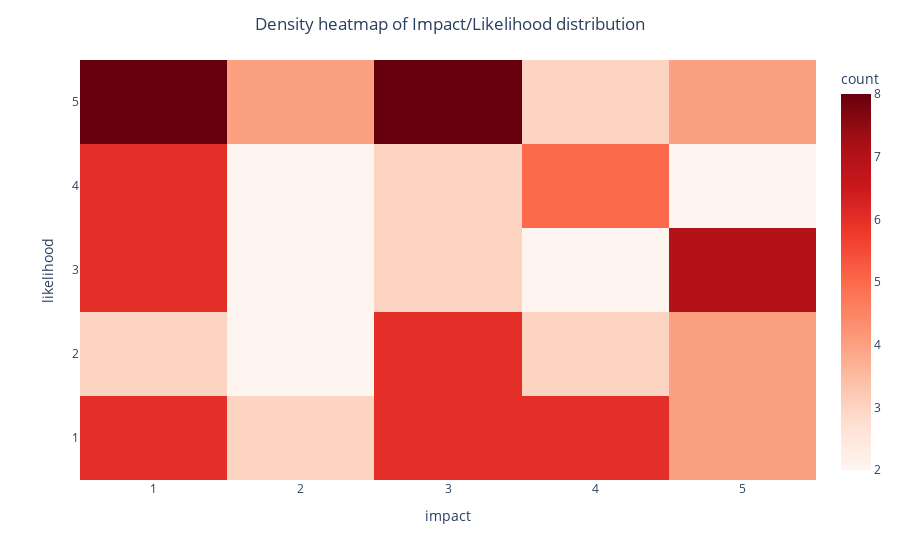

The cell this chart's notebook holds for it:
### Markdown cell above
### Plot categorical data into few different visualizations based on risk and exposure

### Code cell
scatter = framework.reset_index()[['cat_id', 'impact', 'likelihood']].set_index('cat_id')
fig = px.density_heatmap(scatter, x="impact", y="likelihood", nbinsx=5, nbinsy=5, color_continuous_scale='Reds')
fig.update_layout(title_text='Density heatmap of Impact/Likelihood distribution', title_x=0.5)
fig.show()

### Figure 1 — Plotly figure (JSON) as saved in the notebook; plotly's stock layout.template omitted (floating-point values rounded to 4 significant figures)
{"data": [{"coloraxis": "coloraxis", "hovertemplate": "impact=%{x}<br>likelihood=%{y}<br>count=%{z}<extra></extra>", "name": "", "nbinsx": 5, "nbinsy": 5, "type": "histogram2d", "x": [4, 2, 4, 3, 2, 5, 1, 5, 1, 3, 5, 1, 2, 5, 2, 3, 2, 2, 5, 3, 5, 3, 5, 5, 3, 5, 5, 3, 4, 3, 4, 2, 1, 3, 1, 5, 1, 3, 4, 4, 4, 1, 2, 3, 4, 3, 5, 3, 4, 5, 5, 4, 4, 4, 1, 3, 5, 3, 1, 1, 1, 4, 2, 1, 5, 3, 1, 3, 4, 2, 1, 5, 1, 2, 1, 3, 1, 1, 1, 5, 5, 1, 1, 3, 3, 1, 4, 2, 5, 3, 1, 3, 1, 1, 5, 4, 1, 3, 4, 1, 4, 3, 2, 4, 1, 1, 3, 3], "xaxis": "x", "xbingroup": "x", "y": [5, 3, 1, 1, 5, 1, 1, 1, 1, 2, 3, 1, 1, 5, 2, 2, 4, 1, 5, 3, 2, 1, 3, 4, 4, 2, 2, 4, 1, 2, 4, 5, 4, 5, 4, 3, 5, 5, 3, 5, 4, 4, 5, 5, 5, 4, 5, 3, 2, 1, 1, 4, 4, 1, 5, 2, 3, 1, 5, 2, 3, 4, 5, 4, 3, 5, 1, 2, 1, 2, 3, 3, 5, 1, 5, 5, 5, 1, 2, 4, 5, 3, 3, 5, 3, 4, 1, 3, 3, 5, 5, 1, 2, 1, 2, 3, 3, 1, 2, 4, 2, 5, 4, 1, 5, 3, 2, 1], "yaxis": "y", "ybingroup": "y"}], "layout": {"coloraxis": {"colorbar": {"title": {"text": "count"}}, "colorscale": [[0, "rgb(255,245,240)"], [0.125, "rgb(254,224,210)"], [0.25, "rgb(252,187,161)"], [0.375, "rgb(252,146,114)"], [0.5, "rgb(251,106,74)"], [0.625, "rgb(239,59,44)"], [0.75, "rgb(203,24,29)"], [0.875, "rgb(165,15,21)"], [1, "rgb(103,0,13)"]]}, "legend": {"tracegroupgap": 0}, "margin": {"t": 60}, "title": {"text": "Density heatmap of Impact/Likelihood distribution", "x": 0.5}, "xaxis": {"anchor": "y", "domain": [0, 1], "title": {"text": "impact"}}, "yaxis": {"anchor": "x", "domain": [0, 1], "title": {"text": "likelihood"}}}}
